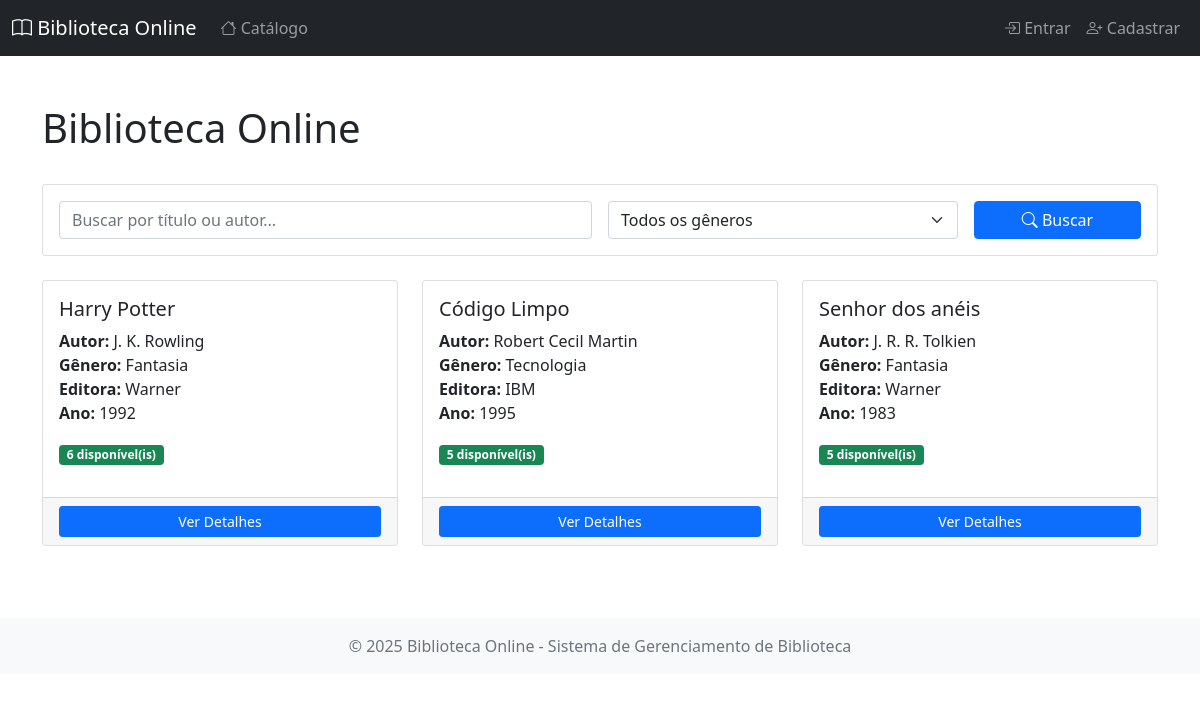
The page / on the database its author committed.
### biblioteca/models.py (models this page shows, shortened)
class Livro(models.Model):
    titulo = models.CharField(max_length=200)
    autor = models.CharField(max_length=100)
    editora = models.CharField(max_length=200, blank=True, null=True)
    ano_publicacao = models.IntegerField(null=True, blank=True)
    genero = models.CharField(max_length=50)
    isbn = models.CharField(max_length=50, blank=True, null=True)
    quantidade_total = models.IntegerField(default=1)
    quantidade_disponivel = models.IntegerField(default=1)

### biblioteca/views.py (the view)
# urls.py: path('', views.lista_livros, name='lista_livros'),
def lista_livros(request):
    busca = request.GET.get('busca', '')
    genero = request.GET.get('genero', '')
    livros = Livro.objects.all()
    if busca:
        livros = livros.filter(titulo__icontains=busca) | livros.filter(autor__icontains=busca)
    if genero:
        livros = livros.filter(genero__icontains=genero)
    generos = Livro.objects.values_list('genero', flat=True).distinct()
    return render(request, 'biblioteca/lista_livros.html', {
        'livros': livros,
        'generos': generos,
        'busca': busca,
        'genero_selecionado': genero
    })

### templates/biblioteca/lista_livros.html (shortened to what this page needs)
{% extends 'biblioteca/base.html' %}
{% block content %}
<div class="container mt-5">
    <div class="d-flex justify-content-between align-items-center mb-4">
        <h1>Biblioteca Online</h1>
    </div>
    <div class="card mb-4">
        <div class="card-body">
            <form method="get" class="row g-3">
                <div class="col-md-6">
                    <input type="text" name="busca" placeholder="Buscar por título ou autor..."
                           class="form-control" value="{{ busca }}">
                </div>
                <div class="col-md-4">
                    <select name="genero" class="form-select">
                        <option value="">Todos os gêneros</option>
                    </select>
                </div>
                <div class="col-md-2">
                    <button type="submit" class="btn btn-primary w-100">
                        <i class="bi bi-search"></i> Buscar
                    </button>
                </div>
            </form>
        </div>
    </div>
    <div class="row">
        {% for livro in livros %}
        <div class="col-md-4 mb-4">
            <div class="card h-100">
                <div class="card-body">
                    <h5 class="card-title">{{ livro.titulo }}</h5>
                    <p class="card-text">
                        <strong>Autor:</strong> {{ livro.autor }}<br>
                        <strong>Gênero:</strong> {{ livro.genero }}<br>
                        {% if livro.editora %}
                            <strong>Editora:</strong> {{ livro.editora }}<br>
                        {% endif %}
                        {% if livro.ano_publicacao %}
                            <strong>Ano:</strong> {{ livro.ano_publicacao }}<br>
                        {% endif %}
                    </p>
                    <p>
                        {% if livro.quantidade_disponivel > 0 %}
                            <span class="badge bg-success">{{ livro.quantidade_disponivel }} disponível(is)</span>
                        {% else %}
                            <span class="badge bg-danger">Indisponível</span>
                        {% endif %}
                    </p>
                </div>
                <div class="card-footer">
                    <a href="{% url 'detalhes_livro' livro.pk %}" class="btn btn-primary btn-sm w-100">
                        Ver Detalhes
                    </a>
                </div>
            </div>
        </div>
        {% empty %}
        <div class="col-12">
            <div class="alert alert-info text-center">
                Nenhum livro encontrado.
            </div>
        </div>
        {% endfor %}
    </div>
</div>
{% endblock %}

### templates/biblioteca/base.html (shortened to what this page needs)
<!DOCTYPE html>
<html lang="pt-BR">
  <head>
    <link
      href="https://cdn.jsdelivr.net/npm/bootstrap@5.1.3/dist/css/bootstrap.min.css"
      rel="stylesheet"
    />
    <link
      rel="stylesheet"
      href="https://cdn.jsdelivr.net/npm/bootstrap-icons@1.10.0/font/bootstrap-icons.css"
    />
  </head>
  <body>
    <nav class="navbar navbar-expand-lg navbar-dark bg-dark">
      <div class="container-fluid">
        <a class="navbar-brand" href="{% url 'lista_livros' %}">
          <i class="bi bi-book"></i> Biblioteca Online
        </a>
        <div class="collapse navbar-collapse" id="navbarNav">
          <ul class="navbar-nav me-auto">
            <li class="nav-item">
              <a class="nav-link" href="{% url 'lista_livros' %}">
                <i class="bi bi-house"></i> Catálogo
              </a>
            </li>
          </ul>
          <ul class="navbar-nav">
            {% if user.is_authenticated %}
            <li class="nav-item dropdown">
              <a
                class="nav-link dropdown-toggle"
                href="#"
                id="userDropdown"
                role="button"
                data-bs-toggle="dropdown"
              >
                <i class="bi bi-person-circle"></i> {{ user.username }}
              </a>
              <ul class="dropdown-menu dropdown-menu-end">
                <li>
                  <a class="dropdown-item" href="{% url 'editar_perfil' %}"
                    >Editar Perfil</a
                  >
                </li>
                <li><hr class="dropdown-divider" /></li>
                <li>
                  <form
                    method="post"
                    action="{% url 'logout' %}"
                    style="margin: 0; padding: 0"
                  >
                    {% csrf_token %}
                    <button
                      type="submit"
                      class="dropdown-item"
                      style="
                        border: none;
                        background: none;
                        cursor: pointer;
                        width: 100%;
                        text-align: left;
                      "
                    >
                      Sair
                    </button>
                  </form>
                </li>
              </ul>
            </li>
            {% else %}
            <li class="nav-item">
              <a class="nav-link" href="{% url 'login' %}">
                <i class="bi bi-box-arrow-in-right"></i> Entrar
              </a>
            </li>
            <li class="nav-item">
              <a class="nav-link" href="{% url 'registro_usuario' %}">
                <i class="bi bi-person-plus"></i> Cadastrar
              </a>
            </li>
            {% endif %}
          </ul>
        </div>
      </div>
    </nav>
    <main>{% block content %} {% endblock %}</main>
    <footer class="bg-light text-center text-muted py-3 mt-5">
      <div class="container">
        <p class="mb-0">
          © 2025 Biblioteca Online - Sistema de Gerenciamento de Biblioteca
        </p>
      </div>
    </footer>
  </body>
</html>

### rows shown on the page
Livro: titulo "Harry Potter", autor "J. K. Rowling", genero "Fantasia", editora "Warner", ano_publicacao "1992", quantidade_disponivel "6"
Livro: titulo "Código Limpo", autor "Robert Cecil Martin", genero "Tecnologia", editora "IBM", ano_publicacao "1995", quantidade_disponivel "5"
Livro: titulo "Senhor dos anéis", autor "J. R. R. Tolkien", genero "Fantasia", editora "Warner", ano_publicacao "1983", quantidade_disponivel "5"
